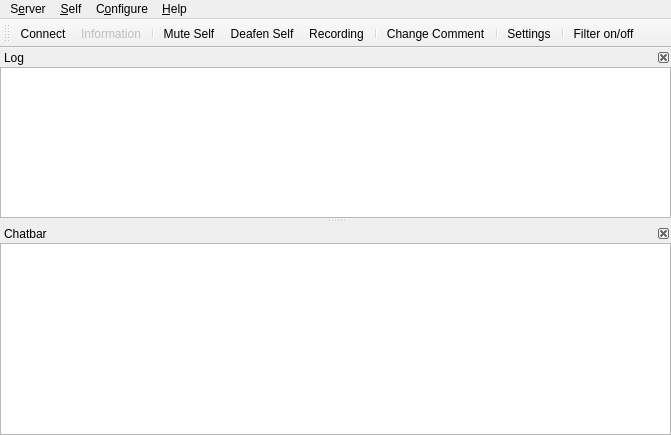
<?xml version="1.0" encoding="UTF-8"?>
<ui version="4.0">
 <class>MainWindow</class>
 <widget class="QMainWindow" name="MainWindow">
  <property name="geometry">
   <rect>
    <x>0</x>
    <y>0</y>
    <width>671</width>
    <height>435</height>
   </rect>
  </property>
  <property name="windowTitle">
   <string>Mumble</string>
  </property>
  <property name="dockOptions">
   <set>QMainWindow::AllowNestedDocks|QMainWindow::AnimatedDocks</set>
  </property>
  <property name="unifiedTitleAndToolBarOnMac">
   <bool>true</bool>
  </property>
  <widget class="UserView" name="qtvUsers">
   <property name="contextMenuPolicy">
    <enum>Qt::CustomContextMenu</enum>
   </property>
   <property name="acceptDrops">
    <bool>true</bool>
   </property>
   <property name="dragEnabled">
    <bool>true</bool>
   </property>
   <property name="rootIsDecorated">
    <bool>false</bool>
   </property>
   <property name="uniformRowHeights">
    <bool>true</bool>
   </property>
   <property name="headerHidden">
    <bool>true</bool>
   </property>
   <attribute name="headerVisible">
    <bool>false</bool>
   </attribute>
  </widget>
  <widget class="QDockWidget" name="qdwLog">
   <property name="minimumSize">
    <size>
     <width>250</width>
     <height>121</height>
    </size>
   </property>
   <property name="features">
    <set>QDockWidget::DockWidgetClosable|QDockWidget::DockWidgetMovable</set>
   </property>
   <property name="windowTitle">
    <string>Log</string>
   </property>
   <attribute name="dockWidgetArea">
    <number>1</number>
   </attribute>
   <widget class="LogTextBrowser" name="qteLog">
    <property name="contextMenuPolicy">
     <enum>Qt::CustomContextMenu</enum>
    </property>
    <property name="whatsThis">
     <string>This shows all recent activity. Connecting to servers, errors and information messages all show up here.&lt;br /&gt;To configure exactly which messages show up here, use the &lt;b&gt;Settings&lt;/b&gt; command from the menu.</string>
    </property>
    <property name="openLinks">
     <bool>false</bool>
    </property>
   </widget>
  </widget>
  <widget class="QDockWidget" name="qdwChat">
   <property name="sizePolicy">
    <sizepolicy hsizetype="Preferred" vsizetype="Preferred">
     <horstretch>0</horstretch>
     <verstretch>0</verstretch>
    </sizepolicy>
   </property>
   <property name="toolTip">
    <string/>
   </property>
   <property name="whatsThis">
    <string>This is the chatbar&lt;br /&gt;If you enter text here and then press enter the text is sent to the user or channel that was selected. If nothing is selected the message is sent to your current channel.</string>
   </property>
   <property name="features">
    <set>QDockWidget::DockWidgetClosable|QDockWidget::DockWidgetMovable</set>
   </property>
   <property name="windowTitle">
    <string>Chatbar</string>
   </property>
   <attribute name="dockWidgetArea">
    <number>1</number>
   </attribute>
   <widget class="ChatbarTextEdit" name="qteChat">
    <property name="sizePolicy">
     <sizepolicy hsizetype="Expanding" vsizetype="MinimumExpanding">
      <horstretch>0</horstretch>
      <verstretch>0</verstretch>
     </sizepolicy>
    </property>
    <property name="maximumSize">
     <size>
      <width>16777215</width>
      <height>16777215</height>
     </size>
    </property>
    <property name="acceptRichText">
     <bool>false</bool>
    </property>
   </widget>
  </widget>
  <widget class="QMenuBar" name="menubar">
   <property name="geometry">
    <rect>
     <x>0</x>
     <y>0</y>
     <width>671</width>
     <height>20</height>
    </rect>
   </property>
   <widget class="QMenu" name="qmConfig">
    <property name="title">
     <string>C&amp;onfigure</string>
    </property>
    <addaction name="qaConfigDialog"/>
   </widget>
   <widget class="QMenu" name="qmServer">
    <property name="title">
     <string>S&amp;erver</string>
    </property>
   </widget>
   <widget class="QMenu" name="qmSelf">
    <property name="title">
     <string>&amp;Self</string>
    </property>
    <addaction name="qaAudioMute"/>
    <addaction name="qaAudioDeaf"/>
    <addaction name="qaSelfPrioritySpeaker"/>
    <addaction name="separator"/>
    <addaction name="qaRecording"/>
    <addaction name="separator"/>
    <addaction name="qaSelfComment"/>
    <addaction name="qaServerTexture"/>
    <addaction name="qaServerTextureRemove"/>
    <addaction name="separator"/>
    <addaction name="qaSelfRegister"/>
    <addaction name="qaAudioStats"/>
   </widget>
   <widget class="QMenu" name="qmHelp">
    <property name="title">
     <string>&amp;Help</string>
    </property>
    <addaction name="qaHelpWhatsThis"/>
    <addaction name="separator"/>
    <addaction name="qaHelpAbout"/>
    <addaction name="qaHelpAboutQt"/>
    <addaction name="separator"/>
    <addaction name="qaHelpVersionCheck"/>
   </widget>
   <addaction name="qmServer"/>
   <addaction name="qmSelf"/>
   <addaction name="qmConfig"/>
   <addaction name="qmHelp"/>
  </widget>
  <widget class="QToolBar" name="qtIconToolbar">
   <property name="windowTitle">
    <string>Icon Toolbar</string>
   </property>
   <attribute name="toolBarArea">
    <enum>TopToolBarArea</enum>
   </attribute>
   <attribute name="toolBarBreak">
    <bool>false</bool>
   </attribute>
   <addaction name="qaServerConnect"/>
   <addaction name="qaServerInformation"/>
   <addaction name="separator"/>
   <addaction name="qaAudioMute"/>
   <addaction name="qaAudioDeaf"/>
   <addaction name="qaRecording"/>
   <addaction name="separator"/>
   <addaction name="qaSelfComment"/>
   <addaction name="separator"/>
   <addaction name="qaConfigDialog"/>
   <addaction name="separator"/>
   <addaction name="qaFilterToggle"/>
  </widget>
  <action name="qaQuit">
   <property name="text">
    <string>&amp;Quit Mumble</string>
   </property>
   <property name="toolTip">
    <string>Closes the program</string>
   </property>
   <property name="whatsThis">
    <string>Exits the application.</string>
   </property>
   <property name="shortcut">
    <string>Ctrl+Q</string>
   </property>
  </action>
  <action name="qaHide">
   <property name="text">
    <string>&amp;Hide Mumble</string>
   </property>
   <property name="toolTip">
    <string>Hides the main Mumble window.</string>
   </property>
   <property name="whatsThis">
    <string>Hides the main Mumble window. Restore by clicking on the tray icon or starting Mumble again.</string>
   </property>
  </action>
  <action name="qaServerConnect">
   <property name="icon">
    <iconset>
     <normaloff>skin:categories/applications-internet.svg</normaloff>skin:categories/applications-internet.svg</iconset>
   </property>
   <property name="text">
    <string>&amp;Connect...</string>
   </property>
   <property name="toolTip">
    <string>Open the server connection dialog</string>
   </property>
   <property name="whatsThis">
    <string>Shows a dialog of registered servers, and also allows quick-connect.</string>
   </property>
   <property name="iconVisibleInMenu">
    <bool>false</bool>
   </property>
  </action>
  <action name="qaServerDisconnect">
   <property name="enabled">
    <bool>false</bool>
   </property>
   <property name="text">
    <string>&amp;Disconnect</string>
   </property>
   <property name="toolTip">
    <string>Disconnect from server</string>
   </property>
   <property name="whatsThis">
    <string>Disconnects you from the server.</string>
   </property>
  </action>
  <action name="qaServerBanList">
   <property name="enabled">
    <bool>false</bool>
   </property>
   <property name="text">
    <string>&amp;Ban list...</string>
   </property>
   <property name="toolTip">
    <string>Edit ban list on server</string>
   </property>
   <property name="whatsThis">
    <string>This lets you edit the server-side IP ban list.</string>
   </property>
  </action>
  <action name="qaServerInformation">
   <property name="enabled">
    <bool>false</bool>
   </property>
   <property name="icon">
    <iconset>
     <normaloff>skin:Information_icon.svg</normaloff>skin:Information_icon.svg</iconset>
   </property>
   <property name="text">
    <string>&amp;Information...</string>
   </property>
   <property name="toolTip">
    <string>Show information about the server connection</string>
   </property>
   <property name="whatsThis">
    <string>This will show extended information about the connection to the server.</string>
   </property>
   <property name="iconVisibleInMenu">
    <bool>false</bool>
   </property>
  </action>
  <action name="qaUserKick">
   <property name="text">
    <string>&amp;Kick...</string>
   </property>
   <property name="toolTip">
    <string>Kick user (with reason)</string>
   </property>
   <property name="whatsThis">
    <string>Kick selected user off server. You'll be asked to specify a reason.</string>
   </property>
  </action>
  <action name="qaUserMute">
   <property name="checkable">
    <bool>true</bool>
   </property>
   <property name="text">
    <string>&amp;Mute</string>
   </property>
   <property name="toolTip">
    <string>Mute user</string>
   </property>
   <property name="whatsThis">
    <string>Mute or unmute user on server. Unmuting a deafened user will also undeafen them.</string>
   </property>
  </action>
  <action name="qaUserBan">
   <property name="text">
    <string>&amp;Ban...</string>
   </property>
   <property name="toolTip">
    <string>Kick and ban user (with reason)</string>
   </property>
   <property name="whatsThis">
    <string>Kick and ban selected user from server. You'll be asked to specify a reason.</string>
   </property>
  </action>
  <action name="qaUserDeaf">
   <property name="checkable">
    <bool>true</bool>
   </property>
   <property name="text">
    <string>&amp;Deafen</string>
   </property>
   <property name="toolTip">
    <string>Deafen user</string>
   </property>
   <property name="whatsThis">
    <string>Deafen or undeafen user on server. Deafening a user will also mute them.</string>
   </property>
  </action>
  <action name="qaUserLocalIgnore">
   <property name="checkable">
    <bool>true</bool>
   </property>
   <property name="text">
    <string>Ignore Messages</string>
   </property>
   <property name="toolTip">
    <string>Locally ignore user's text chat messages.</string>
   </property>
   <property name="whatsThis">
    <string>Silently drops all text messages from the user.</string>
   </property>
  </action>
  <action name="qaUserLocalVolume">
   <property name="text">
    <string>Local Volume Adjustment...</string>
   </property>
   <property name="toolTip">
    <string>Locally adjust the user's speech volume.</string>
   </property>
   <property name="whatsThis">
    <string>Opens a dialog with a volume slider. Use this on other users in the same room.</string>
   </property>
  </action>
  <action name="qaUserLocalMute">
   <property name="checkable">
    <bool>true</bool>
   </property>
   <property name="text">
    <string>&amp;Local Mute</string>
   </property>
   <property name="toolTip">
    <string>Mute user locally</string>
   </property>
   <property name="whatsThis">
    <string>Mute or unmute user locally. Use this on other users in the same room.</string>
   </property>
  </action>
  <action name="qaUserTextMessage">
   <property name="text">
    <string>Send &amp;Message...</string>
   </property>
   <property name="toolTip">
    <string>Send a Text Message</string>
   </property>
   <property name="whatsThis">
    <string>Sends a text message to another user.</string>
   </property>
  </action>
  <action name="qaChannelAdd">
   <property name="text">
    <string>&amp;Add...</string>
   </property>
   <property name="toolTip">
    <string>Add new channel</string>
   </property>
   <property name="whatsThis">
    <string>This adds a new sub-channel to the currently selected channel.</string>
   </property>
  </action>
  <action name="qaChannelRemove">
   <property name="text">
    <string>&amp;Remove...</string>
   </property>
   <property name="toolTip">
    <string>Remove channel</string>
   </property>
   <property name="whatsThis">
    <string>This removes a channel and all sub-channels.</string>
   </property>
  </action>
  <action name="qaChannelACL">
   <property name="text">
    <string>&amp;Edit...</string>
   </property>
   <property name="toolTip">
    <string>Edit Groups and ACL for channel</string>
   </property>
   <property name="whatsThis">
    <string>This opens the Group and ACL dialog for the channel, to control permissions.</string>
   </property>
  </action>
  <action name="qaChannelLink">
   <property name="text">
    <string>&amp;Link</string>
   </property>
   <property name="toolTip">
    <string>Link your channel to another channel</string>
   </property>
   <property name="whatsThis">
    <string>This links your current channel to the selected channel. If users in a channel have permission to speak in the other channel, users can now hear each other. This is a permanent link, and will last until manually unlinked or the server is restarted. Please see the shortcuts for push-to-link.</string>
   </property>
  </action>
  <action name="qaChannelUnlink">
   <property name="text">
    <string comment="Channel">&amp;Unlink</string>
   </property>
   <property name="toolTip">
    <string>Unlink your channel from another channel</string>
   </property>
   <property name="whatsThis">
    <string>This unlinks your current channel from the selected channel.</string>
   </property>
  </action>
  <action name="qaChannelUnlinkAll">
   <property name="text">
    <string>&amp;Unlink All</string>
   </property>
   <property name="toolTip">
    <string>Unlinks your channel from all linked channels.</string>
   </property>
   <property name="whatsThis">
    <string>This unlinks your current channel (not the selected one) from all linked channels.</string>
   </property>
  </action>
  <action name="qaAudioReset">
   <property name="text">
    <string>&amp;Reset</string>
   </property>
   <property name="toolTip">
    <string>Reset audio preprocessor</string>
   </property>
   <property name="whatsThis">
    <string>This will reset the audio preprocessor, including noise cancellation, automatic gain and voice activity detection. If something suddenly worsens the audio environment (like dropping the microphone) and it was temporary, use this to avoid having to wait for the preprocessor to readjust.</string>
   </property>
  </action>
  <action name="qaAudioMute">
   <property name="checkable">
    <bool>true</bool>
   </property>
   <property name="icon">
    <iconset>
     <normaloff>skin:actions/audio-input-microphone.svg</normaloff>
     <normalon>skin:actions/audio-input-microphone-muted.svg</normalon>
     <activeon>skin:actions/audio-input-microphone-muted.svg</activeon>skin:actions/audio-input-microphone.svg</iconset>
   </property>
   <property name="text">
    <string>&amp;Mute Self</string>
   </property>
   <property name="toolTip">
    <string>Mute yourself</string>
   </property>
   <property name="whatsThis">
    <string>Mute or unmute yourself. When muted, you will not send any data to the server. Unmuting while deafened will also undeafen.</string>
   </property>
   <property name="iconVisibleInMenu">
    <bool>false</bool>
   </property>
  </action>
  <action name="qaAudioDeaf">
   <property name="checkable">
    <bool>true</bool>
   </property>
   <property name="icon">
    <iconset>
     <normaloff>skin:self_undeafened.svg</normaloff>
     <normalon>skin:deafened_self.svg</normalon>
     <activeon>skin:deafened_self.svg</activeon>skin:self_undeafened.svg</iconset>
   </property>
   <property name="text">
    <string>&amp;Deafen Self</string>
   </property>
   <property name="toolTip">
    <string>Deafen yourself</string>
   </property>
   <property name="whatsThis">
    <string>Deafen or undeafen yourself. When deafened, you will not hear anything. Deafening yourself will also mute.</string>
   </property>
   <property name="iconVisibleInMenu">
    <bool>false</bool>
   </property>
  </action>
  <action name="qaAudioTTS">
   <property name="checkable">
    <bool>true</bool>
   </property>
   <property name="text">
    <string>&amp;Text-To-Speech</string>
   </property>
   <property name="toolTip">
    <string>Toggle Text-To-Speech</string>
   </property>
   <property name="whatsThis">
    <string>Enable or disable the text-to-speech engine. Only messages enabled for TTS in the Configuration dialog will actually be spoken.</string>
   </property>
  </action>
  <action name="qaAudioStats">
   <property name="text">
    <string>Audio S&amp;tatistics...</string>
   </property>
   <property name="toolTip">
    <string>Display audio statistics</string>
   </property>
   <property name="whatsThis">
    <string>Pops up a small dialog with information about your current audio input.</string>
   </property>
  </action>
  <action name="qaAudioUnlink">
   <property name="text">
    <string>&amp;Unlink Plugins</string>
   </property>
   <property name="toolTip">
    <string>Forcibly unlink plugin</string>
   </property>
   <property name="whatsThis">
    <string>This forces the current plugin to unlink, which is handy if it is reading completely wrong data.</string>
   </property>
  </action>
  <action name="qaConfigDialog">
   <property name="icon">
    <iconset>
     <normaloff>skin:config_basic.png</normaloff>skin:config_basic.png</iconset>
   </property>
   <property name="text">
    <string>&amp;Settings...</string>
   </property>
   <property name="toolTip">
    <string>Configure Mumble</string>
   </property>
   <property name="whatsThis">
    <string>Allows you to change most settings for Mumble.</string>
   </property>
   <property name="menuRole">
    <enum>QAction::PreferencesRole</enum>
   </property>
   <property name="iconVisibleInMenu">
    <bool>false</bool>
   </property>
  </action>
  <action name="qaFilterToggle">
   <property name="checkable">
    <bool>true</bool>
   </property>
   <property name="icon">
    <iconset>
     <normaloff>skin:filter_off.svg</normaloff>
     <normalon>skin:filter_on.svg</normalon>
     <activeon>skin:filter_on.svg</activeon>skin:filter_off.svg</iconset>
   </property>
   <property name="text">
    <string>&amp;Filter on/off</string>
   </property>
   <property name="toolTip">
    <string>Toggle the channel filter (Ctrl+F)</string>
   </property>
   <property name="whatsThis">
    <string>Enable or disable the filtering of select channels.
By default all empty channels will be filtered.
You can mark additional channels for filtering from
the channel's context menu.</string>
   </property>
   <property name="shortcut">
    <string>Ctrl+F</string>
   </property>
   <property name="iconVisibleInMenu">
    <bool>false</bool>
   </property>
  </action>
  <action name="qaAudioWizard">
   <property name="text">
    <string>&amp;Audio Wizard...</string>
   </property>
   <property name="toolTip">
    <string>Start the audio configuration wizard</string>
   </property>
   <property name="whatsThis">
    <string>This will guide you through the process of configuring your audio hardware.</string>
   </property>
  </action>
  <action name="qaDeveloperConsole">
   <property name="text">
    <string>Developer &amp;Console...</string>
   </property>
   <property name="toolTip">
    <string>Show the Developer Console</string>
   </property>
   <property name="whatsThis">
    <string>Shows the Mumble Developer Console, where Mumble's log output can be inspected.</string>
   </property>
  </action>
  <action name="qaHelpWhatsThis">
   <property name="text">
    <string>&amp;What's This?</string>
   </property>
   <property name="toolTip">
    <string>Enter What's This? mode</string>
   </property>
   <property name="whatsThis">
    <string>Click this to enter &quot;What's This?&quot; mode. Your cursor will turn into a question mark. Click on any button, menu choice or area to show a description of what it is.</string>
   </property>
  </action>
  <action name="qaHelpAbout">
   <property name="text">
    <string>&amp;About...</string>
   </property>
   <property name="toolTip">
    <string>Information about Mumble</string>
   </property>
   <property name="whatsThis">
    <string>Shows a small dialog with information and license for Mumble.</string>
   </property>
   <property name="menuRole">
    <enum>QAction::AboutRole</enum>
   </property>
  </action>
  <action name="qaHelpAboutSpeex">
   <property name="text">
    <string>About &amp;Speex...</string>
   </property>
   <property name="toolTip">
    <string>Information about Speex</string>
   </property>
   <property name="whatsThis">
    <string>Shows a small dialog with information about Speex.</string>
   </property>
   <property name="menuRole">
    <enum>QAction::ApplicationSpecificRole</enum>
   </property>
  </action>
  <action name="qaHelpAboutQt">
   <property name="text">
    <string>About &amp;Qt...</string>
   </property>
   <property name="toolTip">
    <string>Information about Qt</string>
   </property>
   <property name="whatsThis">
    <string>Shows a small dialog with information about Qt.</string>
   </property>
   <property name="menuRole">
    <enum>QAction::AboutQtRole</enum>
   </property>
  </action>
  <action name="qaHelpVersionCheck">
   <property name="text">
    <string>Check for &amp;Updates</string>
   </property>
   <property name="toolTip">
    <string>Check for new version of Mumble</string>
   </property>
   <property name="whatsThis">
    <string>Connects to the Mumble webpage to check if a new version is available, and notifies you with an appropriate download URL if this is the case.</string>
   </property>
  </action>
  <action name="qaChannelSendMessage">
   <property name="text">
    <string>Send &amp;Message...</string>
   </property>
   <property name="toolTip">
    <string>Send a Text Message</string>
   </property>
   <property name="whatsThis">
    <string>Sends a text message to all users in a channel.</string>
   </property>
  </action>
  <action name="qaChannelCopyURL">
   <property name="text">
    <string>&amp;Copy URL</string>
   </property>
   <property name="toolTip">
    <string>Copies a link to this channel to the clipboard.</string>
   </property>
   <property name="whatsThis">
    <string>Copies a link to this channel to the clipboard.</string>
   </property>
  </action>
  <action name="qaConfigMinimal">
   <property name="checkable">
    <bool>true</bool>
   </property>
   <property name="text">
    <string>&amp;Minimal View</string>
   </property>
   <property name="toolTip">
    <string>Toggle minimal window modes</string>
   </property>
   <property name="whatsThis">
    <string>This will toggle minimal mode, where the log window and menu is hidden.</string>
   </property>
  </action>
  <action name="qaConfigHideFrame">
   <property name="checkable">
    <bool>true</bool>
   </property>
   <property name="text">
    <string>Hide Frame</string>
   </property>
   <property name="toolTip">
    <string>Toggle showing frame on minimal window</string>
   </property>
   <property name="whatsThis">
    <string>This will toggle whether the minimal window should have a frame for moving and resizing.</string>
   </property>
  </action>
  <action name="qaConfigCert">
   <property name="text">
    <string>&amp;Certificate Wizard...</string>
   </property>
   <property name="toolTip">
    <string>Configure certificates for strong authentication</string>
   </property>
   <property name="whatsThis">
    <string>This starts the wizard for creating, importing and exporting certificates for authentication against servers.</string>
   </property>
  </action>
  <action name="qaUserRegister">
   <property name="text">
    <string>&amp;Register...</string>
   </property>
   <property name="toolTip">
    <string>Register user on server</string>
   </property>
   <property name="whatsThis">
    <string>This will permanently register the user on the server.</string>
   </property>
  </action>
  <action name="qaUserFriendAdd">
   <property name="text">
    <string>Add &amp;Friend</string>
   </property>
   <property name="toolTip">
    <string>Adds a user as your friend.</string>
   </property>
   <property name="whatsThis">
    <string>This will add the user as a friend, so you can recognize him on this and other servers.</string>
   </property>
  </action>
  <action name="qaUserFriendRemove">
   <property name="text">
    <string>&amp;Remove Friend</string>
   </property>
   <property name="toolTip">
    <string>Removes a user from your friends.</string>
   </property>
   <property name="whatsThis">
    <string>This will remove a user from your friends list.</string>
   </property>
  </action>
  <action name="qaUserFriendUpdate">
   <property name="text">
    <string>&amp;Update Friend</string>
   </property>
   <property name="toolTip">
    <string>Update name of your friend.</string>
   </property>
   <property name="whatsThis">
    <string>Your friend uses a different name than what is in your database. This will update the name.</string>
   </property>
  </action>
  <action name="qaServerUserList">
   <property name="text">
    <string>Registered &amp;Users...</string>
   </property>
   <property name="toolTip">
    <string>Edit registered users list</string>
   </property>
   <property name="whatsThis">
    <string>This opens the editor for registered users, which allow you to change their name or unregister them.</string>
   </property>
  </action>
  <action name="qaServerTexture">
   <property name="text">
    <string>Change &amp;Avatar...</string>
   </property>
   <property name="toolTip">
    <string>Change your avatar image on this server</string>
   </property>
  </action>
  <action name="qaServerTokens">
   <property name="text">
    <string>&amp;Access Tokens...</string>
   </property>
   <property name="toolTip">
    <string>Add or remove text-based access tokens</string>
   </property>
  </action>
  <action name="qaServerTextureRemove">
   <property name="text">
    <string>&amp;Remove Avatar</string>
   </property>
   <property name="toolTip">
    <string>Remove currently defined avatar image.</string>
   </property>
  </action>
  <action name="qaUserCommentReset">
   <property name="text">
    <string>Reset &amp;Comment...</string>
   </property>
   <property name="toolTip">
    <string>Reset the comment of the selected user.</string>
   </property>
  </action>
  <action name="qaUserTextureReset">
   <property name="text">
    <string>Reset &amp;Avatar...</string>
   </property>
   <property name="toolTip">
    <string>Reset the avatar of the selected user.</string>
   </property>
  </action>
  <action name="qaChannelJoin">
   <property name="text">
    <string>&amp;Join Channel</string>
   </property>
  </action>
  <action name="qaChannelFilter">
   <property name="checkable">
    <bool>true</bool>
   </property>
   <property name="text">
    <string>&amp;Hide Channel when Filtering</string>
   </property>
  </action>
  <action name="qaUserCommentView">
   <property name="text">
    <string>View Comment...</string>
   </property>
   <property name="toolTip">
    <string>View comment in editor</string>
   </property>
  </action>
  <action name="qaUserInformation">
   <property name="text">
    <string>&amp;Information...</string>
   </property>
   <property name="toolTip">
    <string>Query server for connection information for user</string>
   </property>
  </action>
  <action name="qaSelfComment">
   <property name="icon">
    <iconset>
     <normaloff>skin:self_comment.svg</normaloff>skin:self_comment.svg</iconset>
   </property>
   <property name="text">
    <string>&amp;Change Comment...</string>
   </property>
   <property name="toolTip">
    <string>Change your own comment</string>
   </property>
   <property name="iconVisibleInMenu">
    <bool>false</bool>
   </property>
  </action>
  <action name="qaSelfRegister">
   <property name="text">
    <string>R&amp;egister...</string>
   </property>
   <property name="toolTip">
    <string>Register yourself on the server</string>
   </property>
  </action>
  <action name="qaUserPrioritySpeaker">
   <property name="checkable">
    <bool>true</bool>
   </property>
   <property name="text">
    <string>Priority Speaker</string>
   </property>
  </action>
  <action name="qaSelfPrioritySpeaker">
   <property name="checkable">
    <bool>true</bool>
   </property>
   <property name="text">
    <string>Priority Speaker</string>
   </property>
  </action>
  <action name="qaRecording">
   <property name="icon">
    <iconset>
     <normaloff>skin:actions/media-record.svg</normaloff>skin:actions/media-record.svg</iconset>
   </property>
   <property name="text">
    <string>Recording</string>
   </property>
   <property name="iconVisibleInMenu">
    <bool>false</bool>
   </property>
  </action>
  <action name="qaShow">
   <property name="text">
    <string>Show</string>
   </property>
   <property name="toolTip">
    <string>Shows the main Mumble window.</string>
   </property>
  </action>
  <action name="qaChannelListen">
   <property name="checkable">
    <bool>true</bool>
   </property>
   <property name="text">
    <string>Listen to channel</string>
   </property>
   <property name="toolTip">
    <string>Listen to this channel without joining it</string>
   </property>
  </action>
  <action name="qaListenerLocalVolume">
   <property name="text">
    <string>Local Volume Adjustment...</string>
   </property>
   <property name="toolTip">
    <string>Locally adjust the volume for this virtual ear.</string>
   </property>
  </action>
  <action name="qaTalkingUIToggle">
   <property name="checkable">
    <bool>true</bool>
   </property>
   <property name="text">
    <string>Talking UI</string>
   </property>
   <property name="toolTip">
    <string>Toggles the visibility of the TalkingUI.</string>
   </property>
  </action>
  <action name="qaUserJoin">
   <property name="text">
    <string>Join user's channel</string>
   </property>
   <property name="toolTip">
    <string>Joins the channel of this user.</string>
   </property>
  </action>
  <action name="qaUserLocalIgnoreTTS">
   <property name="checkable">
    <bool>true</bool>
   </property>
   <property name="text">
    <string>Disable Text-To-Speech</string>
   </property>
   <property name="toolTip">
    <string>Locally disable Text-To-Speech for this user's text chat messages.</string>
   </property>
   <property name="whatsThis">
    <string>Silently disables Text-To-Speech for all text messages from the user.</string>
   </property>
  </action>
 </widget>
 <customwidgets>
  <customwidget>
   <class>UserView</class>
   <extends>QTreeView</extends>
   <header>UserView.h</header>
  </customwidget>
  <customwidget>
   <class>ChatbarTextEdit</class>
   <extends>QTextEdit</extends>
   <header>CustomElements.h</header>
  </customwidget>
  <customwidget>
   <class>LogTextBrowser</class>
   <extends>QTextBrowser</extends>
   <header>CustomElements.h</header>
  </customwidget>
 </customwidgets>
 <resources/>
 <connections/>
</ui>
